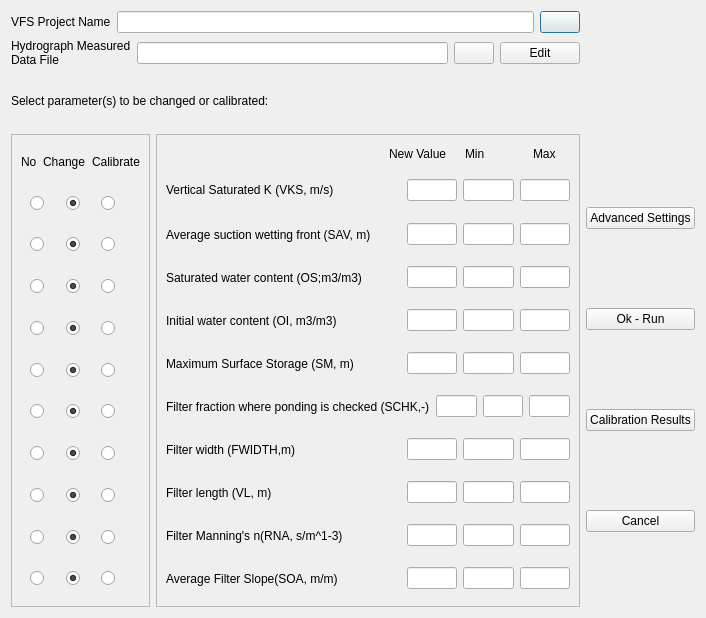
<?xml version="1.0" encoding="UTF-8"?>
<ui version="4.0">
 <class>Dialog</class>
 <widget class="QDialog" name="Dialog">
  <property name="geometry">
   <rect>
    <x>0</x>
    <y>0</y>
    <width>706</width>
    <height>618</height>
   </rect>
  </property>
  <property name="windowTitle">
   <string>Dialog</string>
  </property>
  <layout class="QGridLayout" name="gridLayout_13">
   <item row="0" column="0" colspan="2">
    <layout class="QHBoxLayout" name="horizontalLayout">
     <item>
      <widget class="QLabel" name="label">
       <property name="text">
        <string>VFS Project Name</string>
       </property>
      </widget>
     </item>
     <item>
      <widget class="QLineEdit" name="vfs_project"/>
     </item>
     <item>
      <widget class="QPushButton" name="browse_project">
       <property name="text">
        <string/>
       </property>
      </widget>
     </item>
    </layout>
   </item>
   <item row="1" column="0" colspan="2">
    <layout class="QHBoxLayout" name="horizontalLayout_2">
     <item>
      <widget class="QLabel" name="label_2">
       <property name="text">
        <string>Hydrograph Measured
Data File</string>
       </property>
      </widget>
     </item>
     <item>
      <widget class="QLineEdit" name="hydrograph_file"/>
     </item>
     <item>
      <widget class="QPushButton" name="browse_hydrograph">
       <property name="text">
        <string/>
       </property>
      </widget>
     </item>
     <item>
      <widget class="QPushButton" name="edit_hydrograph">
       <property name="text">
        <string>Edit</string>
       </property>
      </widget>
     </item>
    </layout>
   </item>
   <item row="2" column="0" colspan="2">
    <widget class="QLabel" name="label_3">
     <property name="text">
      <string>Select parameter(s) to be changed or calibrated:</string>
     </property>
    </widget>
   </item>
   <item row="3" column="0">
    <widget class="QFrame" name="frame">
     <property name="frameShape">
      <enum>QFrame::StyledPanel</enum>
     </property>
     <property name="frameShadow">
      <enum>QFrame::Raised</enum>
     </property>
     <layout class="QGridLayout" name="gridLayout">
      <item row="0" column="0">
       <layout class="QHBoxLayout" name="horizontalLayout_3">
        <item>
         <widget class="QLabel" name="label_4">
          <property name="text">
           <string>No</string>
          </property>
         </widget>
        </item>
        <item>
         <widget class="QLabel" name="label_5">
          <property name="text">
           <string>Change</string>
          </property>
         </widget>
        </item>
        <item>
         <widget class="QLabel" name="label_6">
          <property name="text">
           <string>Calibrate</string>
          </property>
         </widget>
        </item>
       </layout>
      </item>
      <item row="5" column="0">
       <widget class="QFrame" name="frame_7">
        <property name="frameShape">
         <enum>QFrame::NoFrame</enum>
        </property>
        <property name="frameShadow">
         <enum>QFrame::Raised</enum>
        </property>
        <layout class="QGridLayout" name="gridLayout_7">
         <item row="0" column="0">
          <layout class="QHBoxLayout" name="horizontalLayout_8">
           <item>
            <widget class="QRadioButton" name="no_maximum">
             <property name="text">
              <string/>
             </property>
             <property name="checked">
              <bool>false</bool>
             </property>
            </widget>
           </item>
           <item>
            <widget class="QRadioButton" name="change_maximum">
             <property name="text">
              <string/>
             </property>
             <property name="checked">
              <bool>true</bool>
             </property>
            </widget>
           </item>
           <item>
            <widget class="QRadioButton" name="calibrate_maximum">
             <property name="text">
              <string/>
             </property>
            </widget>
           </item>
          </layout>
         </item>
        </layout>
       </widget>
      </item>
      <item row="6" column="0">
       <widget class="QFrame" name="frame_8">
        <property name="frameShape">
         <enum>QFrame::NoFrame</enum>
        </property>
        <property name="frameShadow">
         <enum>QFrame::Raised</enum>
        </property>
        <layout class="QGridLayout" name="gridLayout_8">
         <item row="0" column="0">
          <layout class="QHBoxLayout" name="horizontalLayout_9">
           <item>
            <widget class="QRadioButton" name="no_fraction">
             <property name="text">
              <string/>
             </property>
             <property name="checked">
              <bool>false</bool>
             </property>
            </widget>
           </item>
           <item>
            <widget class="QRadioButton" name="change_fraction">
             <property name="text">
              <string/>
             </property>
             <property name="checked">
              <bool>true</bool>
             </property>
            </widget>
           </item>
           <item>
            <widget class="QRadioButton" name="calibrate_fraction">
             <property name="text">
              <string/>
             </property>
            </widget>
           </item>
          </layout>
         </item>
        </layout>
       </widget>
      </item>
      <item row="9" column="0">
       <widget class="QFrame" name="frame_11">
        <property name="frameShape">
         <enum>QFrame::NoFrame</enum>
        </property>
        <property name="frameShadow">
         <enum>QFrame::Raised</enum>
        </property>
        <layout class="QGridLayout" name="gridLayout_11">
         <item row="0" column="0">
          <layout class="QHBoxLayout" name="horizontalLayout_12">
           <item>
            <widget class="QRadioButton" name="no_manning">
             <property name="text">
              <string/>
             </property>
             <property name="checked">
              <bool>false</bool>
             </property>
            </widget>
           </item>
           <item>
            <widget class="QRadioButton" name="change_manning">
             <property name="text">
              <string/>
             </property>
             <property name="checked">
              <bool>true</bool>
             </property>
            </widget>
           </item>
           <item>
            <widget class="QRadioButton" name="calibrate_manning">
             <property name="text">
              <string/>
             </property>
            </widget>
           </item>
          </layout>
         </item>
        </layout>
       </widget>
      </item>
      <item row="1" column="0">
       <widget class="QFrame" name="frame_3">
        <property name="frameShape">
         <enum>QFrame::NoFrame</enum>
        </property>
        <property name="frameShadow">
         <enum>QFrame::Raised</enum>
        </property>
        <layout class="QGridLayout" name="gridLayout_3">
         <item row="0" column="0">
          <layout class="QHBoxLayout" name="horizontalLayout_4">
           <item>
            <widget class="QRadioButton" name="no_vertical">
             <property name="text">
              <string/>
             </property>
             <property name="checked">
              <bool>false</bool>
             </property>
            </widget>
           </item>
           <item>
            <widget class="QRadioButton" name="change_vertical">
             <property name="text">
              <string/>
             </property>
             <property name="checked">
              <bool>true</bool>
             </property>
            </widget>
           </item>
           <item>
            <widget class="QRadioButton" name="calibrate_vertical">
             <property name="text">
              <string/>
             </property>
            </widget>
           </item>
          </layout>
         </item>
        </layout>
       </widget>
      </item>
      <item row="3" column="0">
       <widget class="QFrame" name="frame_5">
        <property name="frameShape">
         <enum>QFrame::NoFrame</enum>
        </property>
        <property name="frameShadow">
         <enum>QFrame::Raised</enum>
        </property>
        <layout class="QGridLayout" name="gridLayout_5">
         <item row="0" column="0">
          <layout class="QHBoxLayout" name="horizontalLayout_6">
           <item>
            <widget class="QRadioButton" name="no_saturated">
             <property name="text">
              <string/>
             </property>
             <property name="checked">
              <bool>false</bool>
             </property>
            </widget>
           </item>
           <item>
            <widget class="QRadioButton" name="change_saturated">
             <property name="text">
              <string/>
             </property>
             <property name="checked">
              <bool>true</bool>
             </property>
            </widget>
           </item>
           <item>
            <widget class="QRadioButton" name="calibrate_saturated">
             <property name="text">
              <string/>
             </property>
            </widget>
           </item>
          </layout>
         </item>
        </layout>
       </widget>
      </item>
      <item row="2" column="0">
       <widget class="QFrame" name="frame_4">
        <property name="frameShape">
         <enum>QFrame::NoFrame</enum>
        </property>
        <property name="frameShadow">
         <enum>QFrame::Raised</enum>
        </property>
        <layout class="QGridLayout" name="gridLayout_4">
         <item row="0" column="0">
          <layout class="QHBoxLayout" name="horizontalLayout_5">
           <item>
            <widget class="QRadioButton" name="no_average">
             <property name="text">
              <string/>
             </property>
             <property name="checked">
              <bool>false</bool>
             </property>
            </widget>
           </item>
           <item>
            <widget class="QRadioButton" name="change_average">
             <property name="text">
              <string/>
             </property>
             <property name="checked">
              <bool>true</bool>
             </property>
            </widget>
           </item>
           <item>
            <widget class="QRadioButton" name="calibrate_average">
             <property name="text">
              <string/>
             </property>
            </widget>
           </item>
          </layout>
         </item>
        </layout>
       </widget>
      </item>
      <item row="8" column="0">
       <widget class="QFrame" name="frame_10">
        <property name="frameShape">
         <enum>QFrame::NoFrame</enum>
        </property>
        <property name="frameShadow">
         <enum>QFrame::Raised</enum>
        </property>
        <layout class="QGridLayout" name="gridLayout_10">
         <item row="0" column="0">
          <layout class="QHBoxLayout" name="horizontalLayout_11">
           <item>
            <widget class="QRadioButton" name="no_length">
             <property name="text">
              <string/>
             </property>
             <property name="checked">
              <bool>false</bool>
             </property>
            </widget>
           </item>
           <item>
            <widget class="QRadioButton" name="change_length">
             <property name="text">
              <string/>
             </property>
             <property name="checked">
              <bool>true</bool>
             </property>
            </widget>
           </item>
           <item>
            <widget class="QRadioButton" name="calibrate_length">
             <property name="text">
              <string/>
             </property>
            </widget>
           </item>
          </layout>
         </item>
        </layout>
       </widget>
      </item>
      <item row="7" column="0">
       <widget class="QFrame" name="frame_9">
        <property name="frameShape">
         <enum>QFrame::NoFrame</enum>
        </property>
        <property name="frameShadow">
         <enum>QFrame::Raised</enum>
        </property>
        <layout class="QGridLayout" name="gridLayout_9">
         <item row="0" column="0">
          <layout class="QHBoxLayout" name="horizontalLayout_10">
           <item>
            <widget class="QRadioButton" name="no_width">
             <property name="text">
              <string/>
             </property>
             <property name="checked">
              <bool>false</bool>
             </property>
            </widget>
           </item>
           <item>
            <widget class="QRadioButton" name="change_width">
             <property name="text">
              <string/>
             </property>
             <property name="checked">
              <bool>true</bool>
             </property>
            </widget>
           </item>
           <item>
            <widget class="QRadioButton" name="calibrate_width">
             <property name="text">
              <string/>
             </property>
            </widget>
           </item>
          </layout>
         </item>
        </layout>
       </widget>
      </item>
      <item row="4" column="0">
       <widget class="QFrame" name="frame_6">
        <property name="frameShape">
         <enum>QFrame::NoFrame</enum>
        </property>
        <property name="frameShadow">
         <enum>QFrame::Raised</enum>
        </property>
        <layout class="QGridLayout" name="gridLayout_6">
         <item row="0" column="0">
          <layout class="QHBoxLayout" name="horizontalLayout_7">
           <item>
            <widget class="QRadioButton" name="no_initial">
             <property name="text">
              <string/>
             </property>
             <property name="checked">
              <bool>false</bool>
             </property>
            </widget>
           </item>
           <item>
            <widget class="QRadioButton" name="change_initial">
             <property name="text">
              <string/>
             </property>
             <property name="checked">
              <bool>true</bool>
             </property>
            </widget>
           </item>
           <item>
            <widget class="QRadioButton" name="calibrate_initial">
             <property name="text">
              <string/>
             </property>
            </widget>
           </item>
          </layout>
         </item>
        </layout>
       </widget>
      </item>
      <item row="10" column="0">
       <widget class="QFrame" name="frame_12">
        <property name="frameShape">
         <enum>QFrame::NoFrame</enum>
        </property>
        <property name="frameShadow">
         <enum>QFrame::Raised</enum>
        </property>
        <layout class="QGridLayout" name="gridLayout_12">
         <item row="0" column="0">
          <layout class="QHBoxLayout" name="horizontalLayout_13">
           <item>
            <widget class="QRadioButton" name="no_slope">
             <property name="text">
              <string/>
             </property>
             <property name="checked">
              <bool>false</bool>
             </property>
            </widget>
           </item>
           <item>
            <widget class="QRadioButton" name="change_slope">
             <property name="text">
              <string/>
             </property>
             <property name="checked">
              <bool>true</bool>
             </property>
            </widget>
           </item>
           <item>
            <widget class="QRadioButton" name="calibrate_slope">
             <property name="text">
              <string/>
             </property>
            </widget>
           </item>
          </layout>
         </item>
        </layout>
       </widget>
      </item>
     </layout>
    </widget>
   </item>
   <item row="3" column="1">
    <widget class="QFrame" name="frame_2">
     <property name="frameShape">
      <enum>QFrame::StyledPanel</enum>
     </property>
     <property name="frameShadow">
      <enum>QFrame::Raised</enum>
     </property>
     <layout class="QGridLayout" name="gridLayout_2">
      <item row="3" column="0" colspan="2">
       <layout class="QHBoxLayout" name="horizontalLayout_16">
        <item>
         <widget class="QLabel" name="label_9">
          <property name="minimumSize">
           <size>
            <width>235</width>
            <height>37</height>
           </size>
          </property>
          <property name="text">
           <string>Saturated water content (OS;m3/m3)</string>
          </property>
         </widget>
        </item>
        <item>
         <widget class="QLineEdit" name="new_saturated"/>
        </item>
        <item>
         <widget class="QLineEdit" name="min_saturated"/>
        </item>
        <item>
         <widget class="QLineEdit" name="max_saturated"/>
        </item>
       </layout>
      </item>
      <item row="9" column="0" colspan="2">
       <layout class="QHBoxLayout" name="horizontalLayout_22">
        <item>
         <widget class="QLabel" name="label_15">
          <property name="minimumSize">
           <size>
            <width>235</width>
            <height>37</height>
           </size>
          </property>
          <property name="text">
           <string>Filter Manning's n(RNA, s/m^1-3)</string>
          </property>
         </widget>
        </item>
        <item>
         <widget class="QLineEdit" name="new_manning"/>
        </item>
        <item>
         <widget class="QLineEdit" name="min_manning"/>
        </item>
        <item>
         <widget class="QLineEdit" name="max_manning"/>
        </item>
       </layout>
      </item>
      <item row="1" column="0" colspan="2">
       <layout class="QHBoxLayout" name="horizontalLayout_14">
        <item>
         <widget class="QLabel" name="label_7">
          <property name="minimumSize">
           <size>
            <width>235</width>
            <height>40</height>
           </size>
          </property>
          <property name="text">
           <string>Vertical Saturated K (VKS, m/s)</string>
          </property>
         </widget>
        </item>
        <item>
         <widget class="QLineEdit" name="new_vertical"/>
        </item>
        <item>
         <widget class="QLineEdit" name="min_vertical"/>
        </item>
        <item>
         <widget class="QLineEdit" name="max_vertical"/>
        </item>
       </layout>
      </item>
      <item row="6" column="0" colspan="2">
       <layout class="QHBoxLayout" name="horizontalLayout_19">
        <item>
         <widget class="QLabel" name="label_12">
          <property name="minimumSize">
           <size>
            <width>0</width>
            <height>37</height>
           </size>
          </property>
          <property name="text">
           <string>Filter fraction where ponding is checked (SCHK,-)</string>
          </property>
         </widget>
        </item>
        <item>
         <widget class="QLineEdit" name="new_fraction"/>
        </item>
        <item>
         <widget class="QLineEdit" name="min_fraction"/>
        </item>
        <item>
         <widget class="QLineEdit" name="max_fraction"/>
        </item>
       </layout>
      </item>
      <item row="4" column="0" colspan="2">
       <layout class="QHBoxLayout" name="horizontalLayout_17">
        <item>
         <widget class="QLabel" name="label_10">
          <property name="minimumSize">
           <size>
            <width>235</width>
            <height>37</height>
           </size>
          </property>
          <property name="text">
           <string>Initial water content (OI, m3/m3)</string>
          </property>
         </widget>
        </item>
        <item>
         <widget class="QLineEdit" name="new_initial"/>
        </item>
        <item>
         <widget class="QLineEdit" name="min_initial"/>
        </item>
        <item>
         <widget class="QLineEdit" name="max_initial"/>
        </item>
       </layout>
      </item>
      <item row="8" column="0" colspan="2">
       <layout class="QHBoxLayout" name="horizontalLayout_21">
        <item>
         <widget class="QLabel" name="label_14">
          <property name="minimumSize">
           <size>
            <width>235</width>
            <height>37</height>
           </size>
          </property>
          <property name="text">
           <string>Filter length (VL, m)</string>
          </property>
         </widget>
        </item>
        <item>
         <widget class="QLineEdit" name="new_length"/>
        </item>
        <item>
         <widget class="QLineEdit" name="min_length"/>
        </item>
        <item>
         <widget class="QLineEdit" name="max_length"/>
        </item>
       </layout>
      </item>
      <item row="0" column="0">
       <layout class="QHBoxLayout" name="horizontalLayout_24">
        <item>
         <spacer name="horizontalSpacer">
          <property name="orientation">
           <enum>Qt::Horizontal</enum>
          </property>
          <property name="sizeHint" stdset="0">
           <size>
            <width>40</width>
            <height>20</height>
           </size>
          </property>
         </spacer>
        </item>
        <item>
         <widget class="QLabel" name="label_17">
          <property name="minimumSize">
           <size>
            <width>70</width>
            <height>0</height>
           </size>
          </property>
          <property name="text">
           <string>New Value</string>
          </property>
         </widget>
        </item>
        <item>
         <widget class="QLabel" name="label_18">
          <property name="minimumSize">
           <size>
            <width>62</width>
            <height>0</height>
           </size>
          </property>
          <property name="text">
           <string>Min</string>
          </property>
         </widget>
        </item>
        <item>
         <widget class="QLabel" name="label_19">
          <property name="minimumSize">
           <size>
            <width>31</width>
            <height>0</height>
           </size>
          </property>
          <property name="text">
           <string>Max</string>
          </property>
         </widget>
        </item>
       </layout>
      </item>
      <item row="2" column="0" colspan="2">
       <layout class="QHBoxLayout" name="horizontalLayout_15">
        <item>
         <widget class="QLabel" name="label_8">
          <property name="minimumSize">
           <size>
            <width>235</width>
            <height>37</height>
           </size>
          </property>
          <property name="text">
           <string>Average suction wetting front (SAV, m)</string>
          </property>
         </widget>
        </item>
        <item>
         <widget class="QLineEdit" name="new_average"/>
        </item>
        <item>
         <widget class="QLineEdit" name="min_average"/>
        </item>
        <item>
         <widget class="QLineEdit" name="max_average"/>
        </item>
       </layout>
      </item>
      <item row="7" column="0" colspan="2">
       <layout class="QHBoxLayout" name="horizontalLayout_20">
        <item>
         <widget class="QLabel" name="label_13">
          <property name="minimumSize">
           <size>
            <width>235</width>
            <height>37</height>
           </size>
          </property>
          <property name="text">
           <string>Filter width (FWIDTH,m)</string>
          </property>
         </widget>
        </item>
        <item>
         <widget class="QLineEdit" name="new_width"/>
        </item>
        <item>
         <widget class="QLineEdit" name="min_width"/>
        </item>
        <item>
         <widget class="QLineEdit" name="max_width"/>
        </item>
       </layout>
      </item>
      <item row="10" column="0" colspan="2">
       <layout class="QHBoxLayout" name="horizontalLayout_23">
        <item>
         <widget class="QLabel" name="label_16">
          <property name="minimumSize">
           <size>
            <width>235</width>
            <height>37</height>
           </size>
          </property>
          <property name="text">
           <string>Average Filter Slope(SOA, m/m)</string>
          </property>
         </widget>
        </item>
        <item>
         <widget class="QLineEdit" name="new_slope"/>
        </item>
        <item>
         <widget class="QLineEdit" name="min_slope"/>
        </item>
        <item>
         <widget class="QLineEdit" name="max_slope"/>
        </item>
       </layout>
      </item>
      <item row="5" column="0" colspan="2">
       <layout class="QHBoxLayout" name="horizontalLayout_18">
        <item>
         <widget class="QLabel" name="label_11">
          <property name="minimumSize">
           <size>
            <width>235</width>
            <height>37</height>
           </size>
          </property>
          <property name="text">
           <string>Maximum Surface Storage (SM, m)</string>
          </property>
         </widget>
        </item>
        <item>
         <widget class="QLineEdit" name="new_maximum"/>
        </item>
        <item>
         <widget class="QLineEdit" name="min_maximum"/>
        </item>
        <item>
         <widget class="QLineEdit" name="max_maximum"/>
        </item>
       </layout>
      </item>
     </layout>
    </widget>
   </item>
   <item row="3" column="2">
    <layout class="QVBoxLayout" name="verticalLayout">
     <item>
      <widget class="QPushButton" name="advanced">
       <property name="text">
        <string>Advanced Settings</string>
       </property>
      </widget>
     </item>
     <item>
      <widget class="QPushButton" name="run">
       <property name="text">
        <string>Ok - Run</string>
       </property>
      </widget>
     </item>
     <item>
      <widget class="QPushButton" name="calibration">
       <property name="text">
        <string>Calibration Results</string>
       </property>
      </widget>
     </item>
     <item>
      <widget class="QPushButton" name="cancel">
       <property name="text">
        <string>Cancel</string>
       </property>
      </widget>
     </item>
    </layout>
   </item>
  </layout>
 </widget>
 <resources/>
 <connections/>
</ui>
